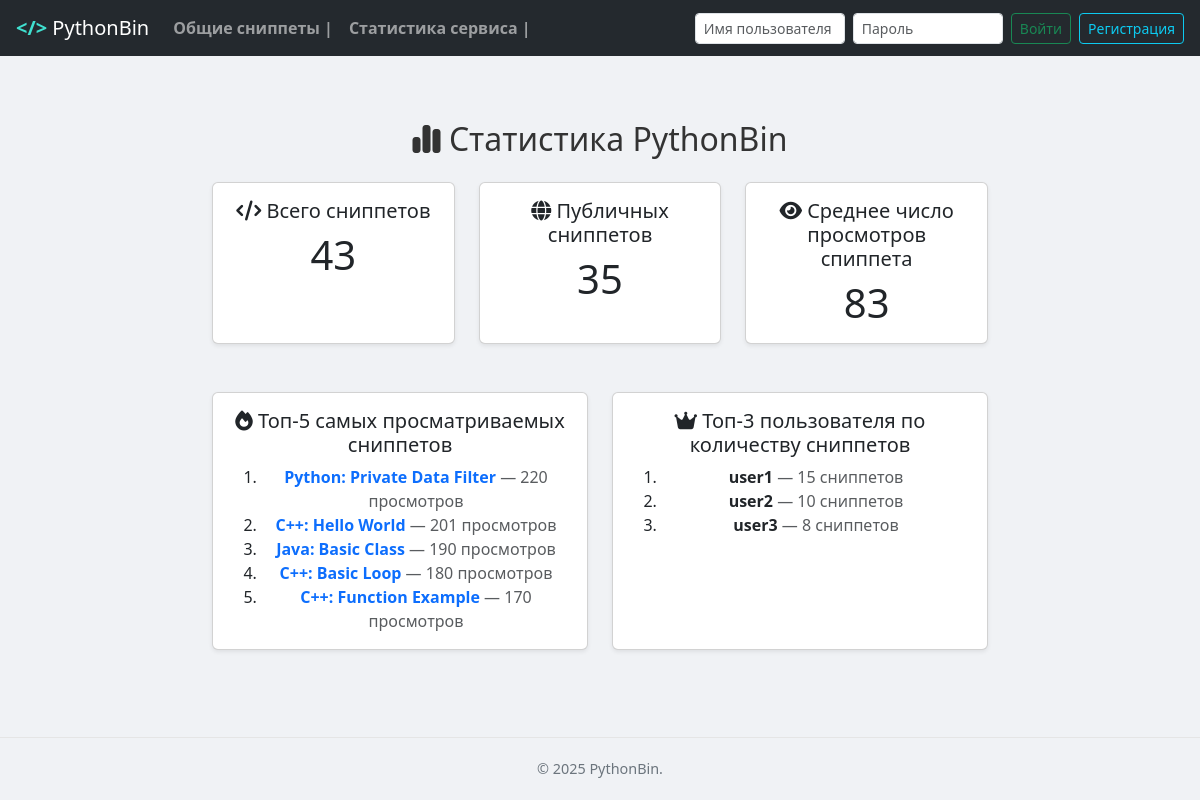
Page /snippets/stats/ on the committed database.
### MainApp/models.py (models this page shows, shortened)
class Snippet(models.Model):
    name = models.CharField(max_length=100)
    lang = models.CharField(max_length=30, choices=LANG_CHOICES, default='-')
    code = models.TextField(max_length=5000)
    creation_date = models.DateTimeField(auto_now_add=True)
    updated_date = models.DateTimeField(auto_now=True)
    description = models.TextField(blank=True, null=True, max_length=5000)
    views_count = models.PositiveIntegerField(default=0)
    user = models.ForeignKey(to=User, on_delete=models.CASCADE)
    public = models.BooleanField(default=False, verbose_name='Публичный сниппет')
    tags = models.ManyToManyField(Tag, related_name='snippets', blank=True)

### MainApp/views.py (the view)
# urls.py: path('snippets/stats/', snippets_stats, name='snippets-stats'),
def snippets_stats(request):
    total_snippets = Snippet.objects.count()
    total_public_snippets = Snippet.objects.filter(public=True).count()
    avg_snippets_views = Snippet.objects.aggregate(avg=Avg('views_count'))['avg']
    aavg_snippets_views = round(avg_snippets_views)
    top_5_snippets = Snippet.objects.order_by('-views_count').values('id', 'name', 'views_count')[:5]
    top_3_authors = (
        User.objects
        .annotate(snippet_count=Count('snippet'))
        .filter(snippet_count__gt=0)
        .order_by('-snippet_count')[:3]
        .values('username', 'snippet_count')
    )
    context = {
        'total_snippets': total_snippets,
        'total_public_snippets': total_public_snippets,
        'avg_snippets_views': avg_snippets_views,
        'top_5_snippets': top_5_snippets,
        'top_3_authors': top_3_authors,
    }
    return render(request, 'snippets_stats.html', context=context)

### MainApp/forms.py
class SnippetSearchForm(forms.Form):
    query = forms.CharField(
        label='Поиск',
        required=False,
        widget=forms.TextInput(attrs={'placeholder': 'Поиск по названию, коду или языку...'})
    )

### MainApp/context_processors.py (called while the page is built)
def search_form(request):
    return {'search_form': SnippetSearchForm(request.GET)}

### MainApp/templates/snippets_stats.html (shortened to what this page needs)
{% extends 'base.html' %}
{% block content %}
<div class="my-4">
    <h2 class="mb-4"><i class="fa-solid fa-chart-simple"></i> Статистика PythonBin</h2>
    <div class="row g-4">
        <div class="col-md-4">
            <div class="card shadow-sm h-100">
                <div class="card-body">
                    <h5 class="card-title"><i class="fa-solid fa-code"></i> Всего сниппетов</h5>
                    <p class="display-6 mb-0">{{ total_snippets }}</p>
                </div>
            </div>
        </div>
        <div class="col-md-4">
            <div class="card shadow-sm h-100">
                <div class="card-body">
                    <h5 class="card-title"><i class="fa-solid fa-globe"></i> Публичных сниппетов</h5>
                    <p class="display-6 mb-0">{{ total_public_snippets }}</p>
                </div>
            </div>
        </div>
        <div class="col-md-4">
            <div class="card shadow-sm h-100">
                <div class="card-body">
                    <h5 class="card-title"><i class="fa-solid fa-eye"></i> Среднее число просмотров спиппета</h5>
                   <p class="display-6 mb-0">
                    {{ avg_snippets_views|floatformat:0|default:"0" }}
                    </p>
                </div>
            </div>
        </div>
    </div>
    <div class="row g-4 mt-4">
        <div class="col-md-6">
            <div class="card shadow-sm h-100">
                <div class="card-body">
                    <h5 class="card-title"><i class="fa-solid fa-fire"></i> Топ-5 самых просматриваемых сниппетов</h5>
                    <ol class="mb-0">
    {% for snip in top_5_snippets %}
        <li>
            <a href="{% url 'MainApp:snippet-detail' snip.id %}" class="fw-semibold text-decoration-none">
                {{ snip.name }}
            </a>
            <span class="text-muted">— {{ snip.views_count }} просмотров</span>
        </li>
    {% empty %}
        <li>Нет данных</li>
    {% endfor %}
</ol>
                </div>
            </div>
        </div>
        <div class="col-md-6">
            <div class="card shadow-sm h-100">
                <div class="card-body">
                    <h5 class="card-title"><i class="fa-solid fa-crown"></i> Топ-3 пользователя по количеству сниппетов</h5>
                    <ol class="mb-0">
                        {% for user in top_3_authors %}
                            <li>
                                <span class="fw-semibold">{{ user.username }}</span>
                                <span class="text-muted">— {{ user.snippet_count }} сниппетов</span>
                            </li>
                        {% empty %}
                            <li>Нет данных</li>
                        {% endfor %}
                    </ol>
                </div>
            </div>
        </div>
    </div>
</div>
{% endblock %}

### static/css/styles.css (style rules this page uses)
body { font-family: system-ui, -apple-system, "Segoe UI", Roboto, "Helvetica Neue", Arial, sans-serif; background-color: #f0f2f5; color: #333; margin: 0; min-height: 100vh; }

### rows in the picture
Snippet: name "Python: Private Data Filter", views_count "220"
Snippet: name "C++: Hello World", views_count "201"
Snippet: name "Java: Basic Class", views_count "190"
Snippet: name "C++: Basic Loop", views_count "180"
Snippet: name "C++: Function Example", views_count "170"

### other values in the picture
{{ total_snippets }} "43"
{{ total_public_snippets }} "35"
{{ avg_snippets_views|floatformat:0|default:"0" }} "83"
{{ user.username }} "user1"
{{ user.snippet_count }} "15"
{{ user.username }} "user2"
{{ user.snippet_count }} "10"
{{ user.username }} "user3"
{{ user.snippet_count }} "8"
